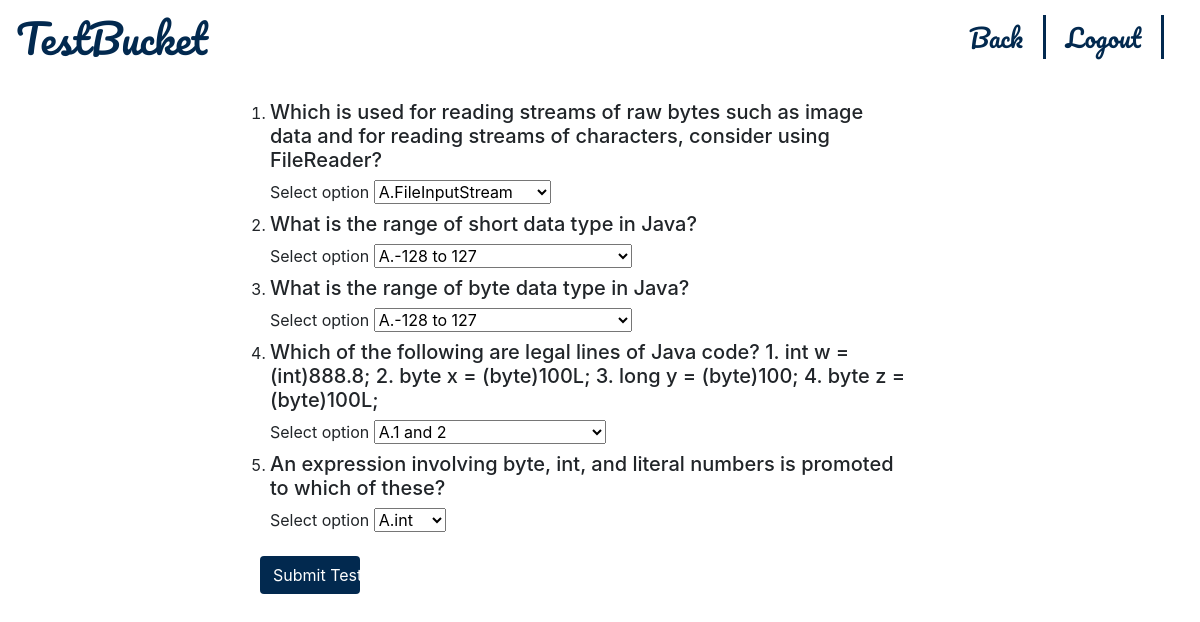
/student/answer_test/1, run on the app's committed database.
### webapp/models.py (models this page shows)
class Question(models.Model):
    question_id=models.AutoField(primary_key=True)
    course_id=models.ForeignKey(Course,on_delete=models.CASCADE)
    question=models.TextField()
    optionA=models.CharField(max_length=32)
    optionB=models.CharField(max_length=32)
    optionC=models.CharField(max_length=32)
    optionD=models.CharField(max_length=32)
    options=[
    ('A','Option A'),
    ('B','Option B'),
    ('C','Option C'),
    ('D','Option D')
    ]
    test_id=models.ForeignKey(Test,on_delete=models.CASCADE)
    answer=models.CharField(max_length=1,choices=options)

### webapp/views.py (the view)
# urls.py: path("student/answer_test",views.answer_test),
def answer_test(request,test_id):
    questions=[]
    questions.append(Question.objects.filter(test_id=test_id))
    context={
    "questions":questions[0],
    "test_id":test_id,
    "course_id":questions[0][0].course_id.course_id
    }
    return render(request,'webapp/answer_test.html',context)

### webapp/templates/webapp/answer_test.html (shortened to what this page needs)
{% extends 'webapp/template.html' %}
{% block navs %}
<ul class="nav navbar-nav navbar-right">
  <li ><a href="/student/course/{{course_id}}"  class="logout_btn">Back</a><a href="/logout" class="logout_btn">Logout</a></li>
  </ul>
{% endblock %}
{% block main %}
<div class="container" style="max-width: 100% !important;">
<form action="/student/submit_test/{{test_id}}" method="post">
<ol class="white" style="margin-left:200px;margin-right:200px;">
  {% for item in questions %}
  <li color="white">
    <h5  class="white">{{ item.question }}</h5>
    <label>Select option</label>  <select  name="{{ forloop.counter }}">
      <option value="A">A.{{ item.optionA }}</option>
    </select>
  {% endfor %}
</ol>
<button type="submit" class="btn " style="background-color:#02294f !important;color:white !important;width:100px;margin-left:230px;margin-bottom:40px">Submit Test</button>
</form>
</div>
{% endblock %}

### webapp/static/webapp/styles.css (style rules this page uses)
html,body { width: 100%; overflow: auto; background-repeat: no-repeat; background-size: cover; background-position: center; height: 100%; }
.container { margin-top: 50px; padding-right: 0; display: grid; margin-left: 0 !important; margin-right: 0 !important; }
.logout_btn { color:#29275f ;margin-right:20px;border-right:solid; padding-right: 20px !important; font-size: 25px !important; color: #02294f !important; font-family: 'Pacifico', cursive !important; }

### data on the page
Question: question "Which is used for reading streams of raw bytes such as image data and for reading streams of characters, consider using FileReader?"
Question: question "What is the range of short data type in Java?"
Question: question "What is the range of byte data type in Java?"
Question: question "Which of the following are legal lines of Java code? 1. int w = (int)888.8; 2. byte x = (byte)100L; 3. long y = (byte)100; 4. byte z = (byte)100L;"
Question: question "An expression involving byte, int, and literal numbers is promoted to which of these?"
